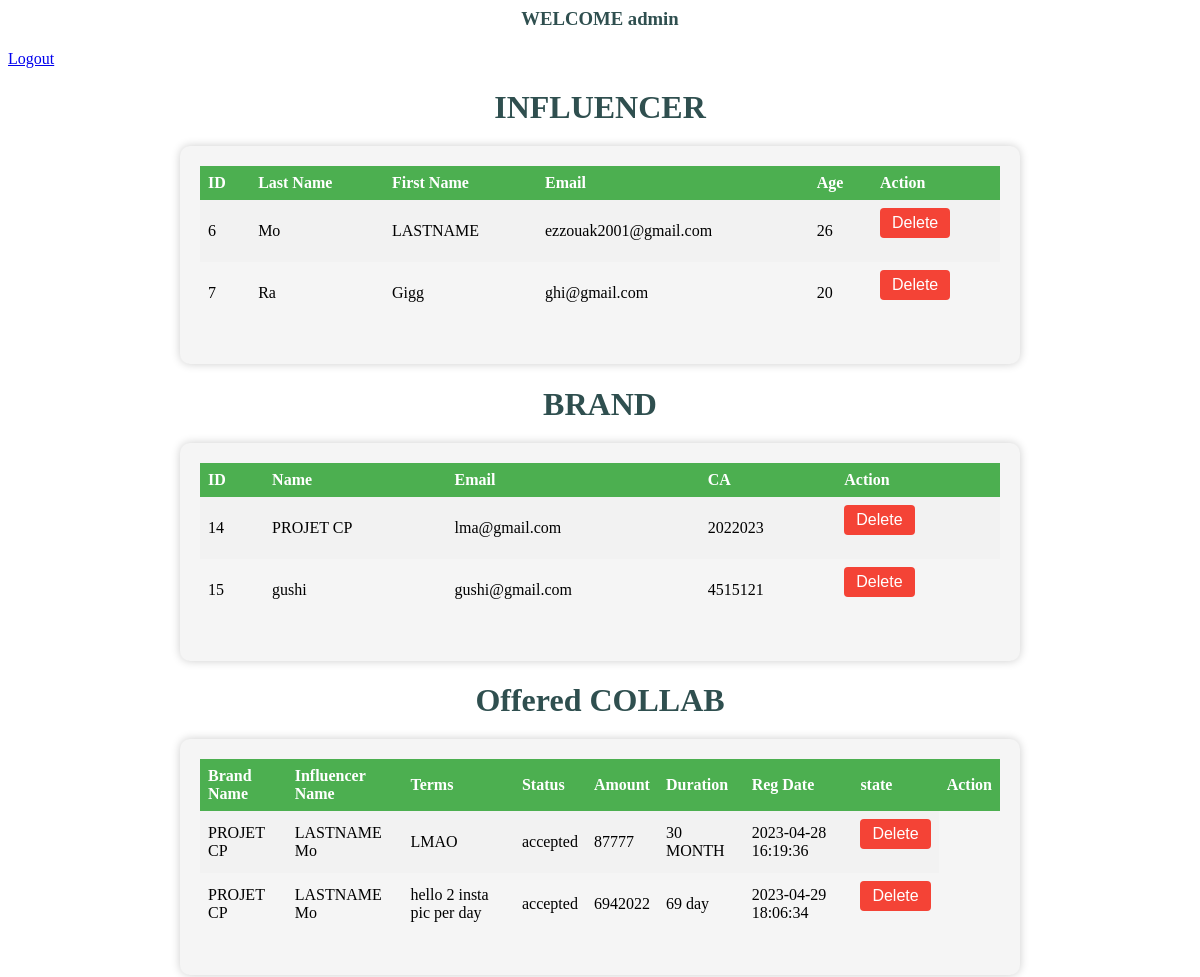
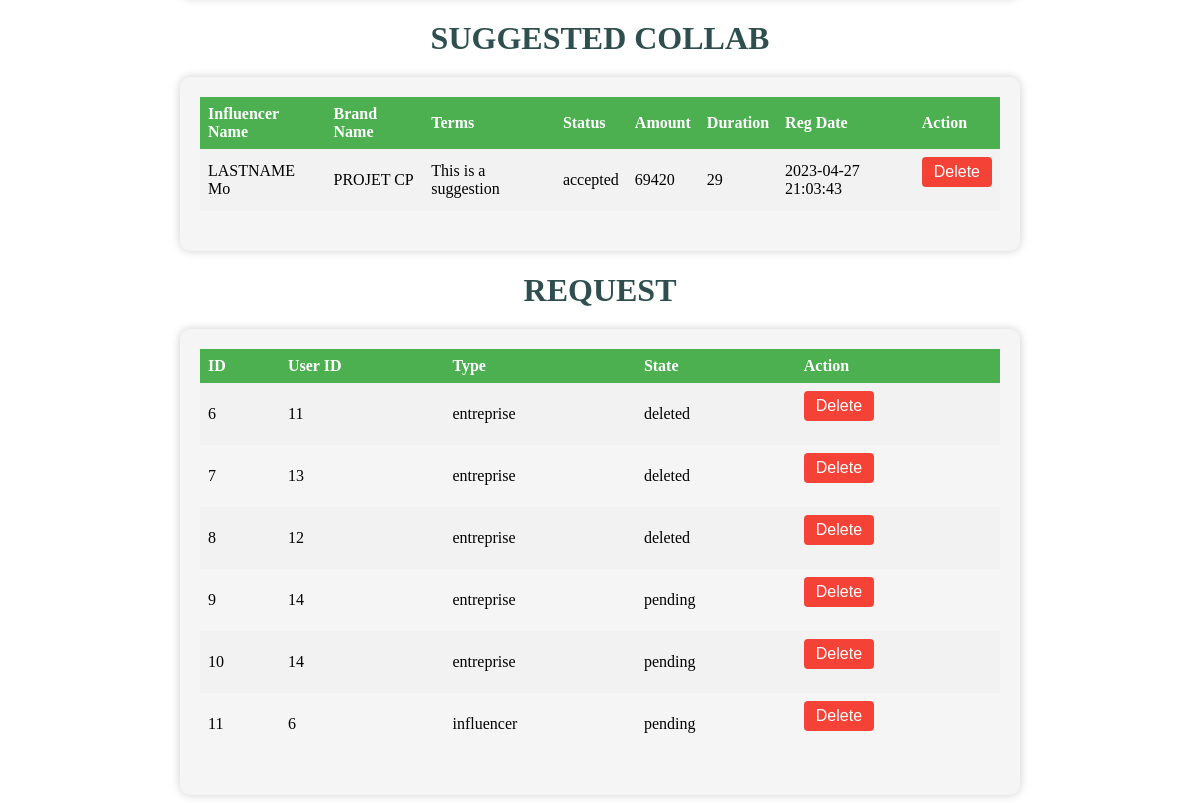
/dashboardadmin.php (signed in), run on the app's committed database (2 pictures, top to bottom).
### tables this page shows
CREATE TABLE `influencer` (
  `id` int(6) UNSIGNED NOT NULL,
  `lastname` varchar(30) NOT NULL,
  `firstname` varchar(30) NOT NULL,
  `email` varchar(30) NOT NULL,
  `password` varchar(30) NOT NULL,
  `age` int(6) NOT NULL
);

CREATE TABLE `entreprise` (
  `id` int(11) NOT NULL,
  `Name` varchar(255) NOT NULL,
  `logo` varchar(255) DEFAULT NULL,
  `ca` int(11) DEFAULT NULL,
  `email` char(255) NOT NULL,
  `password` char(255) NOT NULL
);

CREATE TABLE `offer` (
  `id` int(6) UNSIGNED NOT NULL,
  `id_influencer` int(6) NOT NULL,
  `id_entreprise` int(6) NOT NULL,
  `terms` text NOT NULL,
  `amount` tinytext NOT NULL,
  `duration` text NOT NULL,
  `reg_date` timestamp NOT NULL DEFAULT current_timestamp() ON UPDATE current_timestamp(),
  `state` varchar(255) NOT NULL
);

CREATE TABLE `suggestion` (
  `id` int(11) NOT NULL,
  `id_entreprise` int(11) NOT NULL,
  `id_influencer` int(11) NOT NULL,
  `terms` varchar(255) NOT NULL,
  `amount` int(11) NOT NULL,
  `duration` int(11) NOT NULL,
  `state` varchar(255) NOT NULL,
  `reg_date` timestamp NOT NULL DEFAULT current_timestamp()
);

CREATE TABLE `request` (
  `id` int(11) NOT NULL,
  `user_id` int(11) DEFAULT NULL,
  `type` varchar(255) DEFAULT NULL,
  `state` varchar(255) DEFAULT NULL
);

### dashboardadmin.php (the view, shortened to what this page needs)
<?php
include 'database.php';
if (isset($_SESSION['username'])) {
    $name=$_SESSION['username'];
    echo "<h3>WELCOME $name</h3>";
} else {
    header('Location: admin.php');
}
echo "<nav>";
echo "<a href='logout.php'>Logout</a>";
echo "</nav>";
echo "<h1>INFLUENCER</h1>";
$sql = "SELECT * FROM influencer";
$result = mysqli_query($conn, $sql);
echo "<div class='container'>";
echo "<table>";
echo "<tr><th>ID</th><th>Last Name</th><th>First Name</th><th>Email</th><th>Age</th><th>Action</th></tr>";
foreach ($result as $row) {
    echo "<tr>";
    echo "<td>" . $row['id'] . "</td>";
    echo "<td>".$row['lastname']."</td>";
    echo "<td>".$row['firstname']."</td>";
    echo "<td>".$row['email']."</td>";
    echo "<td>".$row['age']."</td>";
    echo "<td>";
    echo "<form method='post'>";
    echo "<input type='submit' name='delete_influencer' value='Delete'>";
    echo "</form>";
    echo "</td>";
    echo "</tr>";
}
echo "</table>";
echo "</div>";
echo "<h1>BRAND</h1>";
$sql = "SELECT * FROM entreprise";
$result = mysqli_query($conn, $sql);
echo "<div class='container'>";
echo "<table>";
echo "<tr><th>ID</th><th>Name</th><th>Email</th><th>CA</th><th>Action</th></tr>";
foreach ($result as $row) {
    echo "<tr>";
    echo "<td>" . $row['id'] . "</td>";
    echo "<td>".$row['Name']."</td>";
    echo "<td>".$row['email']."</td>";
    echo "<td>".$row['ca']."</td>";
    echo "<td>";
    echo "<form method='post'>";
    echo "<input type='submit' name='delete_brand' value='Delete'>";
    echo "</form>";
    echo "</td>";
    echo "</tr>";
}
echo "</table>";
echo "</div>";
echo "<h1>Offered COLLAB</h1>";
$sql = "SELECT * FROM offer INNER JOIN influencer ON offer.id_influencer = influencer.id INNER JOIN entreprise ON offer.id_entreprise = entreprise.id ";
$result = mysqli_query($conn, $sql);
echo "<div class='container'>";
echo "<table>";
echo "<th>Brand Name</th><th>Influencer Name</th><th>Terms</th><th>Status</th><th>Amount</th><th>Duration</th><th>Reg Date</th><th>state</th><th>Action</th></tr>";
foreach ($result as $row) {
    echo "<tr>";
    echo "<td>" . $row['Name'] . "</td>";
    echo "<td>".$row['firstname']." ".$row['lastname']."</td>";
    echo "<td>".$row['terms']."</td>";
    echo "<td>".$row['state']."</td>";
    echo "<td>".$row['amount']."</td>";
    echo "<td>".$row['duration']."</td>";
    echo "<td>".$row['reg_date']."</td>";
    echo "<td>";
    echo "<form method='post'>";
    echo "<input type='submit' name='delete_collab' value='Delete'>";
    echo "</form>";
    echo "</td>";
    echo "</tr>";
}
echo "</table>";
echo "</div>";
echo "<h1>SUGGESTED COLLAB</h1>";
$sql = "SELECT * FROM suggestion INNER JOIN influencer ON suggestion.id_influencer = influencer.id INNER JOIN entreprise ON suggestion.id_entreprise = entreprise.id ";
$result = mysqli_query($conn, $sql);
echo "<div class='container'>";
echo "<table>";
echo "<th>Influencer Name</th><th>Brand Name</th><th>Terms</th><th>Status</th><th>Amount</th><th>Duration</th><th>Reg Date</th><th>Action</th></tr>";
foreach ($result as $row) {
    echo "<tr>";
    echo "<td>" . $row['firstname'] . " " . $row['lastname'] . "</td>";
    echo "<td>".$row['Name']."</td>";
    echo "<td>".$row['terms']."</td>";
    echo "<td>".$row['state']."</td>";
    echo "<td>".$row['amount']."</td>";
    echo "<td>".$row['duration']."</td>";
    echo "<td>".$row['reg_date']."</td>";
    echo "<td>";
    echo "<form method='post'>";
    echo "<input type='submit' name='delete_suggested_collab' value='Delete'>";
    echo "</form>";
    echo "</td>";
    echo "</tr>";
}
echo "</table>";
echo "</div>";
echo "<h1>REQUEST</h1>";
$sql = "SELECT * FROM request";
$result = mysqli_query($conn, $sql);
echo "<div class='container'>";
echo "<table>";
echo "<th>ID</th><th>User ID</th><th>Type</th><th>State</th><th>Action</th></tr>";
foreach ($result as $row) {
    echo "<tr>";
    echo "<td>" . $row['id'] . "</td>";
    echo "<td>".$row['user_id']."</td>";
    echo "<td>".$row['type']."</td>";
    echo "<td>".$row['state']."</td>";
    echo "<td>";
    echo "<form method='post'>";
    echo "<input type='submit' name='delete_request' value='Delete'>";
    echo "</form>";
    echo "</td>";
    echo "</tr>";
}
echo "</table>";
echo "</div>";
?>

### dashboardadmin.php (style rules this page uses)
table { border-collapse: collapse; width: 100%; margin-bottom: 20px; }
th, td { text-align: left; padding: 8px; font-size: 16px; }
th { background-color: #4CAF50; color: white; }
tr:nth-child(even) { background-color: #f2f2f2 }
input[type=submit] { background-color: #f44336; color: white; padding: 6px 12px; border: none; border-radius: 4px; cursor: pointer; font-size: 16px; }
h1, h3 { text-align: center; color: #2F4F4F; margin-bottom: 20px; }
.container { max-width: 800px; margin: auto; padding: 20px; background-color: #f5f5f5; border-radius: 10px; box-shadow: 0px 0px 10px rgba(0, 0, 0, 0.2); }

### data on the page
influencer: id "6", lastname "Mo", firstname "LASTNAME", email "ezzouak2001@gmail.com", age "26"
influencer: id "7", lastname "Ra", firstname "Gigg", email "ghi@gmail.com", age "20"
entreprise: id "14", Name "PROJET CP", email "lma@gmail.com", ca "2022023"
entreprise: id "15", Name "gushi", email "gushi@gmail.com", ca "4515121"
offer: id_entreprise.Name "PROJET CP", id_influencer.firstname "LASTNAME", id_influencer.lastname "Mo", terms "LMAO", state "accepted", amount "87777", duration "30 MONTH", reg_date "2023-04-28 16:19:36"
offer: id_entreprise.Name "PROJET CP", id_influencer.firstname "LASTNAME", id_influencer.lastname "Mo", terms "hello 2 insta pic per day", state "accepted", amount "6942022", duration "69 day", reg_date "2023-04-29 18:06:34"
suggestion: id_influencer.firstname "LASTNAME", id_influencer.lastname "Mo", id_entreprise.Name "PROJET CP", terms "This is a suggestion", state "accepted", amount "69420", duration "29", reg_date "2023-04-27 21:03:43"
request: id "6", user "11", type "entreprise", state "deleted"
request: id "7", user "13", type "entreprise", state "deleted"
request: id "8", user "12", type "entreprise", state "deleted"
request: id "9", user "14", type "entreprise", state "pending"
request: id "10", user "14", type "entreprise", state "pending"
request: id "11", user "6", type "influencer", state "pending"

### other printed values
$name "admin"
